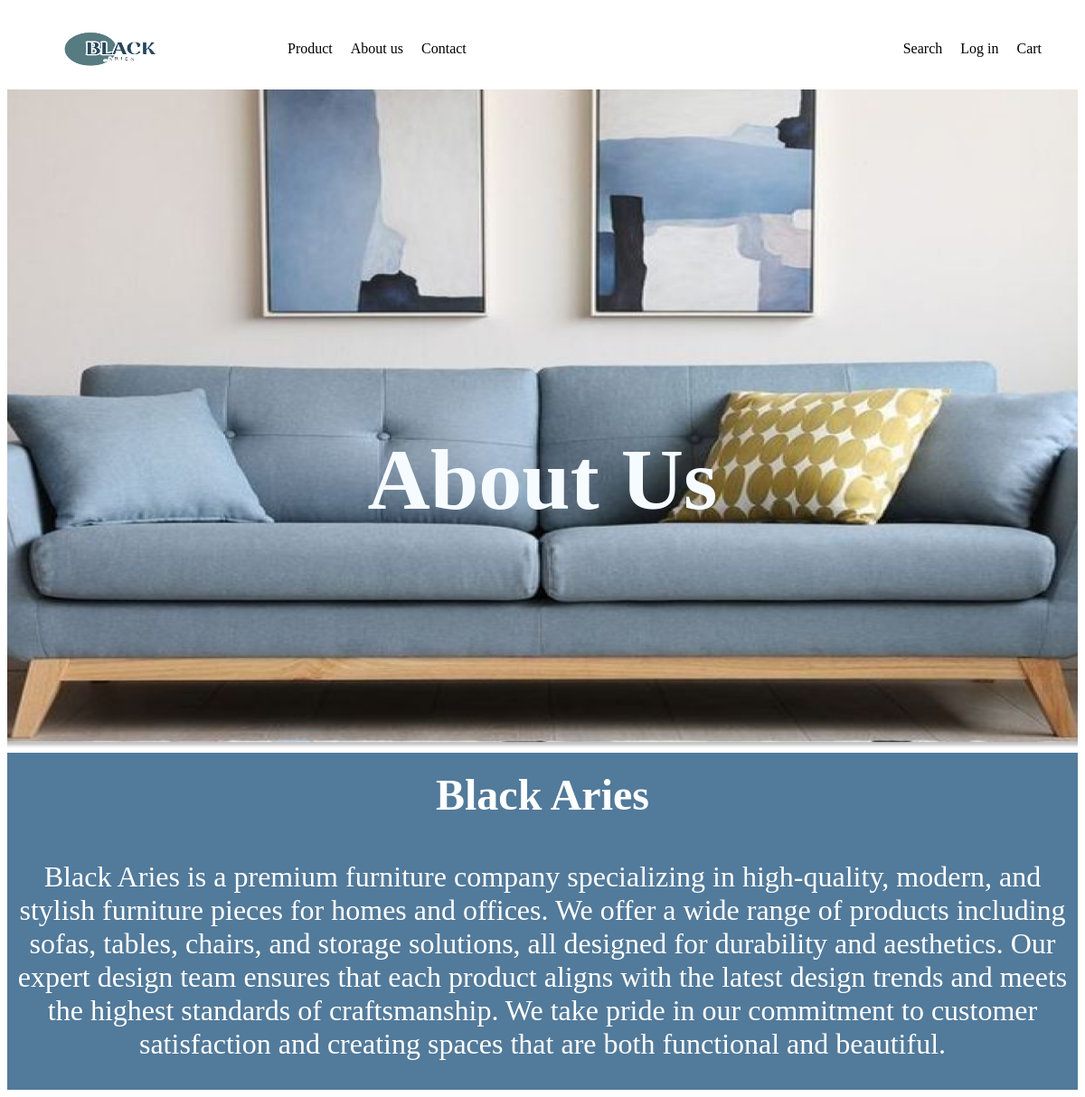
Screenshot of /HomeController/aboutUs with the database file from the repository.
### tables this page shows
CREATE TABLE Bussiness (
   Bussiness_id INT PRIMARY KEY DEFAULT 1,
   bussiness_name VARCHAR(50) NOT NULL,
   description TEXT,
   address VARCHAR(255),
   contact_number VARCHAR(15),
   email VARCHAR(100),
   logo VARCHAR(135),
   image VARCHAR(135));

### MVC/core/Controller.php (called while the page is built, shortened)
<?php
class Controller {
    static public function model($model) {
        $list=explode('/',$model);
        return new $page();
    }
    static public function view($view, $data = []) {
        require_once __DIR__ . "/../views/" . $view . ".php";
    }
}
?>

### MVC/Controllers/HomeController.php (called while the page is built, shortened)
<?php
class HomeController extends Controller {
    static function aboutUs() {
        $model = self::model("HomeModel");
        $businessData = $model->getInformationAboutUs();
        if (!empty($businessData) && isset($businessData[0])) {
            $business = $businessData[0];
            $businessName = $business['bussiness_name'];
            $description = $business['description'];
            $address = $business['address'];
            $contactNumber = $business['contact_number'];
            $email = $business['email'];
            $logo = $business['logo'];
            $image = $business['image'];
        }
        self::view("Pages/HomeViews/AboutUsPage", [
            "businessName" => $businessName,
            "description" => $description,
            "address" => $address,
            "contactNumber" => $contactNumber,
            "email" => $email,
            "logo" => $logo,
            "image" => $image,
        ]);
    }
}
?>

### MVC/core/App.php (called while the page is built, shortened)
<?php
    class App {
        protected $action = "index";
        function __construct() {
           $arr = $this->UrlProcess();
        $this->controller = new $this->controller;
        if(isset($arr[1])  ) {
            if(method_exists($this->controller, $arr[1])) {
                $this->action = $arr[1];
            }
            unset($arr[1]);
        }
        $this->params = $arr?array_values($arr):[];
        call_user_func_array([$this->controller, $this->action], $this->params);
        }
        function UrlProcess () {
            if (isset($_GET["url"])) {
                return explode("/",filter_var(trim($_GET["url"], "/")));
            }
        }
    }
?>

### index.php (called while the page is built, shortened)
<?php
    $myApp = new App();
?>

### MVC/core/Database.php (called while the page is built, shortened)
<?php
class Database extends PDO {
    public function __construct($connect, $user, $pass) {
        $this->insertAdmin();
    }
    public function select($sql,$data = array(), $fetchStyle = PDO::FETCH_ASSOC) {
        $statement = $this->prepare($sql);
        $statement->execute();
        return $statement->fetchAll($fetchStyle);
    }
    public function insertAdmin(){
        $checkSql = "SELECT * FROM Users WHERE username = 'Admin123' AND role = 1";
        $checkStmt = $this->prepare($checkSql);
        $checkStmt->execute();
        $existingUser = $checkStmt->fetch(PDO::FETCH_ASSOC);
        if ($existingUser) {
        } else {
            $password= password_hash("adminblack",PASSWORD_DEFAULT);
            $sql = 'INSERT into Users (fullname, date_of_birth, phone, email, username, password, avatar, role, address)
            values( "Phạm Thành Công","2003-01-01","0923333123","nguyenthong0855@gmail.com","Admin123","'.$password.'","123.png",1,"Đà Nẵng");';
            $stmt = $this->prepare($sql);
            $stmt->execute();
        }
    }
 }

### MVC/Models/HomeModel.php (called while the page is built, shortened)
<?php
    class HomeModel extends DModel {
        public function __construct() {
            parent::__construct();
        }
        public function getInformationAboutUs() {
            $sql = "select * from Bussiness";
            return $this->db->select($sql);
        }
    }
?>

### MVC/core/DModel.php (called while the page is built, shortened)
<?php
class DModel
{
    public function __construct()
    {
        $connect = 'mysql:dbname=Black_Aries; host=localhost; charset=utf8';
        $user = 'root';
        $pass = 'worldforme';
        $this->db = new Database($connect, $user, $pass);
    }
}

### MVC/Views/pages/HomeViews/AboutUsPage.php (the view, shortened to what this page needs)
<!DOCTYPE html>
<html lang="en">
<head>
    <link rel="stylesheet" type="text/css" href="http://localhost/Black-Aries-Project/public/css/AboutUs.css">
</head>
<body>
    <div class="container">
        <?php include_once 'MVC/Views/Components/Header.php'; ?>
        <div class="banner">
            <img src="http://localhost/Black-Aries-Project/public/images/aboutus.png" alt="Banner">
            <h1 class="title">About Us</h1>
        </div>
        <div class="information-business">
            <h2><?php echo htmlspecialchars($data['businessName']); ?></h2>
            <p><?php echo nl2br(htmlspecialchars($data['description'])); ?></p>
        </div>
    </div>
</body>
</html>

### MVC/Views/components/header.php (shortened to what this page needs)
<header>
    <div class="header-logo">
        <a href="http://localhost/Black-Aries-Project/HomeController">
            <div class="header-logo-icon"><img src="http://localhost/Black-Aries-Project/public/images/logo_shop-removebg-preview.png" alt="Logo web"></div>
        </a>
        <div class="header-logo-navigation">
            <ul>
                <li><a href="#">Product</a></li>
                <li><a href="http://localhost/Black-Aries-Project/HomeController/aboutUs">About us</a></li>
                <li><a href="#">Contact</a></li>
            </ul>
        </div>
    </div>
    <div class="header-user">
        <ul>
        <li class="header-search">
                <span id="h-search"><i class="fas fa-search icon"></i> Search</span>
            </li>
            <?php
                if(isset($_SESSION['userIDB'])) :
            ?>
            <li><a href="http://localhost/Black-Aries-Project/UserController/profile"><i class="fas fa-user icon"></i>Profile</a></li>
            <?php else : ?>
            <li><a href="http://localhost/Black-Aries-Project/UserController/login"><i class="fas fa-user icon"></i>Log in</a></li>
            <?php endif ; ?>
            <li><a href="http://localhost/Black-Aries-Project/OrderController/cart"><i class="fas fa-shopping-cart icon"></i>Cart</a></li>
        </ul>
    </div>
</header>

### public/css/AboutUs.css (style rules this page uses)
.container { height: auto; }
.banner { width: 100%; height: auto; position: relative; }
.banner img { width: 100%; height: 730px; object-fit: cover; }
.banner .title { color:#f6fbff; font-size: 96px; position: absolute; top: 50%; left: 50%; transform: translate(-50%, -50%); text-align: center; }
.information-business { display: flex; flex-direction: column; gap: 13px; text-align: center; align-items: center; background-color: #527A9A; color: #fff; }
.information-business h2 { font-size: 48px; margin: 0; padding-top: 19px; }
.information-business p { font-size: 32px; }

### MVC/Views/components/header.php (style rules this page uses)
* { box-sizing:border-box; }
a { text-decoration:none; color:black; }
header { background:white; padding:5px 20px; display:flex; align-items:center; justify-content:space-between; position:sticky; top:0; width:100%; z-index:1000; }
.header-logo { display:flex; align-items:center; margin-left:10px; }
.header-logo-icon { width:180px; height:81px; }
.header-logo-icon img { height:100%; width: 100%; }
.header-logo-navigation { margin-left:60px; }
.header-logo-navigation ul, .header-user ul { display:flex; list-style: none; }
.header-logo-navigation ul li, .header-user ul li { margin-right:20px; }
.header-search { position: relative; }

### rows the page displays
bussiness: bussiness_name "Black Aries", description "Black Aries is a premium furniture company specializing in high-quality, modern, and stylish furniture pieces for homes and offices. We offer a wide range of products including sofas, tables, chairs, and storage solutions, all designed for durability and aesthetics. Our expert design team ensures that each product aligns with the latest design trends and meets the highest standards of craftsmanship. We take pride in our commitment to customer satisfaction and creating spaces that are both functional and beautiful."
